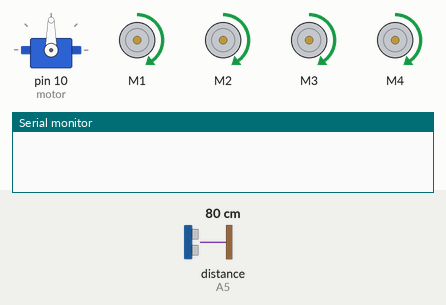
This sketch was run on a simulated Arduino Uno, built with avr-gcc and run on an emulated ATmega328P. Parts: servo, 4 × DC motor (green arrow = forward, orange = backward, longer = faster), the last lines printed to the serial monitor. Wiring (inferred from the names in the program): ultrasonic range finder: trigger A4; echo A5. Inputs (shaded band) come from the test bench; at power-on: distance to the obstacle (sensor on A5) 80 cm. The echo pulse lasts 58.3 µs per cm.

Above: at 1.2 s.
1.3 s: distance to the obstacle (sensor on A5) set to 16 cm
2.8 s: distance to the obstacle (sensor on A5) set to 13 cm
At 3.9 s:
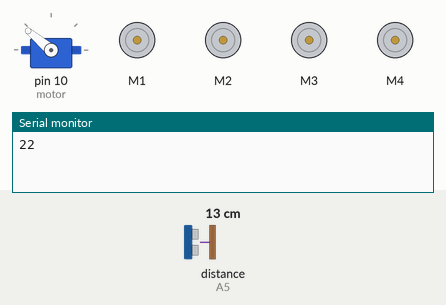
5.8 s: distance to the obstacle (sensor on A5) set to 2 cm
7.7 s: distance to the obstacle (sensor on A5) set to 4 cm
At 9.9 s:
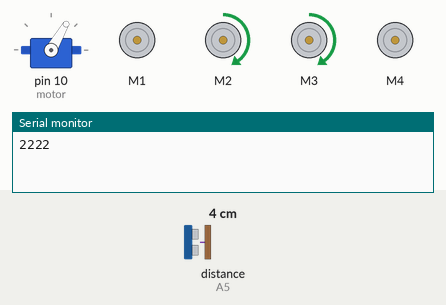
10.7 s: distance to the obstacle (sensor on A5) set to 18 cm
At 11.6 s:
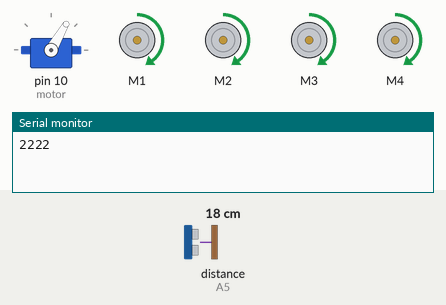
Timing chart, 0 to 13.3 s (numbered marks = the images above; inputs shaded):
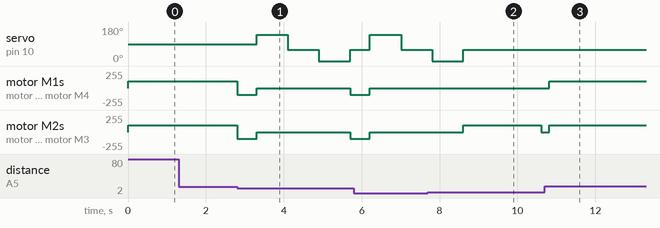

Measured:
- the behaviour switches between 14 and 13 cm on distance to the obstacle (sensor on A5) (found by bisection; images 0 and 1)
- after the input at 1.3 s, every drawn part: stays the same
- after the input at 2.8 s, servo on pin 10 (motor): 90° → 140° after 0.50 s, → 60° 0.80 s later, → 0° 0.80 s later, → 60° 0.80 s later; motor M1–4: forward 100/255 → backward 100/255 at once, → stopped 0.50 s later, → backward 100/255 2.4 s later
- after the input at 7.7 s, servo on pin 10 (motor): goes on until 8.6 s, then stays 60°; motor M1, motor M4: stays stopped (without the input it goes to backward 100/255 after 0.91 s)
- after the input at 10.7 s, servo on pin 10 (motor): stays 60° (without the input it goes to 140° after 0.61 s)

The sketch:

ArduinoCar.ino
```cpp
#include <AFMotor.h>

#include <Servo.h>

#define Echo A5
#define Trig A4
#define motor 10
#define Speed 100
#define spoint 60

char value;
int distance;
int Left;
int Right;
int L = 0;
int R = 0;
int L1 = 0;
int R1 = 0;
int button_switch = 8;
Servo servo;
AF_DCMotor M1(1);
AF_DCMotor M2(2);
AF_DCMotor M3(3);
AF_DCMotor M4(4);
// setup pins

void setup() {
  Serial.begin(9600);
  pinMode(Trig, OUTPUT);
  pinMode(Echo, INPUT);
  servo.attach(motor);
  M1.setSpeed(Speed);
  M2.setSpeed(Speed);
  M3.setSpeed(Speed);
  M4.setSpeed(Speed);
}
void loop() {
  Obstacle();
  //voicecontrol();
  //Bluetoothcontrol();

}
void Bluetoothcontrol() {
  if (Serial.available() > 0) {
    value = Serial.read();
    Serial.println(value);
  }
  if (value == 'F') {
    forward();
  } else if (value == 'B') {
    backward();
  } else if (value == 'L') {
    left();
  } else if (value == 'R') {
    right();
  } else if (value == 'S') {
    Stop();
  }
}
void Obstacle() {
  distance = ultrasonic();
  if (distance <= 12) {
    Serial.print(distance + '\n');
    Stop();
    backward();
    delay(500);
    Stop();
    L = leftsee();
    servo.write(spoint);
    delay(800);
    R = rightsee();
    servo.write(spoint);
    if (L < R) {
      right();
      delay(2000);
      Stop();
      delay(200);
    } else if (L > R) {
      left();
      delay(2000);
      Stop();
      delay(200);
    }
  } else {
    forward();
  }
}
void voicecontrol() {
  if (Serial.available() > 0) {
    value = Serial.read();
    Serial.println(value);
    if (value == '^') {
      forward();
    } else if (value == '-') {
      backward();
    } else if (value == '<') {
      L = leftsee();
      servo.write(spoint);
      if (L >= 10 ) {
        left();
        delay(1000);
        Stop();
      } else if (L < 10) {
        Stop();
      }
    } else if (value == '>') {
      R = rightsee();
      servo.write(spoint);
      if (R >= 10 ) {
        right();
        delay(1000);
        Stop();
      } else if (R < 10) {
        Stop();
      }
    } else if (value == '*') {
      Stop();
    }
  }
}
// Ultrasonic sensor distance reading function
int ultrasonic() {
  digitalWrite(Trig, LOW);
  delayMicroseconds(4);
  digitalWrite(Trig, HIGH);
  delayMicroseconds(10);
  digitalWrite(Trig, LOW);
  long t = pulseIn(Echo, HIGH);
  long cm = t / 29 / 2; //time convert distance
  return cm;
}
//M1 upper right
//M2 upper left
//M3 lower left
//M4 lower right

void forward() {
  M1.run(FORWARD);
  M2.run(FORWARD);
  M3.run(FORWARD);
  M4.run(FORWARD);
}
void backward() {
  M1.run(BACKWARD);
  M2.run(BACKWARD);
  M3.run(BACKWARD);
  M4.run(BACKWARD);
}
void right() {
  M1.run(RELEASE);
  M2.run(FORWARD);
  M3.run(FORWARD);
  M4.run(RELEASE);
}
void left() {
  M1.run(FORWARD);
  M2.run(RELEASE);
  M3.run(RELEASE);
  M4.run(FORWARD);
}
void Stop() {
  M1.run(RELEASE);
  M2.run(RELEASE);
  M3.run(RELEASE);
  M4.run(RELEASE);
}
int rightsee() {
  servo.write(-80);
  delay(800);
  Left = ultrasonic();
  return Left;
}
int leftsee() {
  servo.write(140);
  delay(800);
  Right = ultrasonic();
  return Right;
}
```
